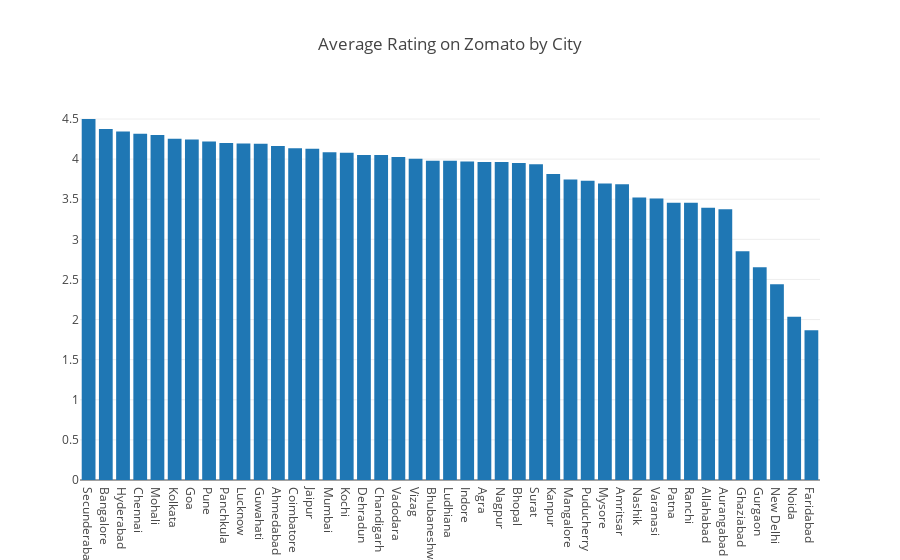

The code cell stored with this chart in its notebook:
### Markdown cell above
# How different cities in India rate on average

### Code cell
Resturants_India=(Data_India.groupby(['City'], as_index=False)['Aggregate rating'].mean()).sort_values(by='Aggregate rating',ascending=False)


trace0 = go.Bar(
    x=Resturants_India['City'],
    y=Resturants_India['Aggregate rating'],
    )

data1 = [trace0]
layout = go.Layout(
    title='Average Rating on Zomato by City',
)

fig = go.Figure(data=data1, layout=layout)
iplot(fig)

### Figure 1 — Plotly figure (JSON) as saved in the notebook; plotly's stock layout.template omitted (floating-point values rounded to 4 significant figures)
{"data": [{"type": "bar", "x": ["Secunderabad", "Bangalore", "Hyderabad", "Chennai", "Mohali", "Kolkata", "Goa", "Pune", "Panchkula", "Lucknow", "Guwahati", "Ahmedabad", "Coimbatore", "Jaipur", "Mumbai", "Kochi", "Dehradun", "Chandigarh", "Vadodara", "Vizag", "Bhubaneshwar", "Ludhiana", "Indore", "Agra", "Nagpur", "Bhopal", "Surat", "Kanpur", "Mangalore", "Puducherry", "Mysore", "Amritsar", "Nashik", "Varanasi", "Patna", "Ranchi", "Allahabad", "Aurangabad", "Ghaziabad", "Gurgaon", "New Delhi", "Noida", "Faridabad"], "y": [4.5, 4.375, 4.344, 4.315, 4.3, 4.255, 4.245, 4.22, 4.2, 4.195, 4.19, 4.162, 4.135, 4.13, 4.085, 4.08, 4.05, 4.05, 4.025, 4.005, 3.981, 3.98, 3.97, 3.965, 3.965, 3.95, 3.935, 3.815, 3.745, 3.73, 3.695, 3.686, 3.52, 3.51, 3.455, 3.455, 3.395, 3.375, 2.852, 2.651, 2.439, 2.036, 1.867]}], "layout": {"title": "Average Rating on Zomato by City"}}
